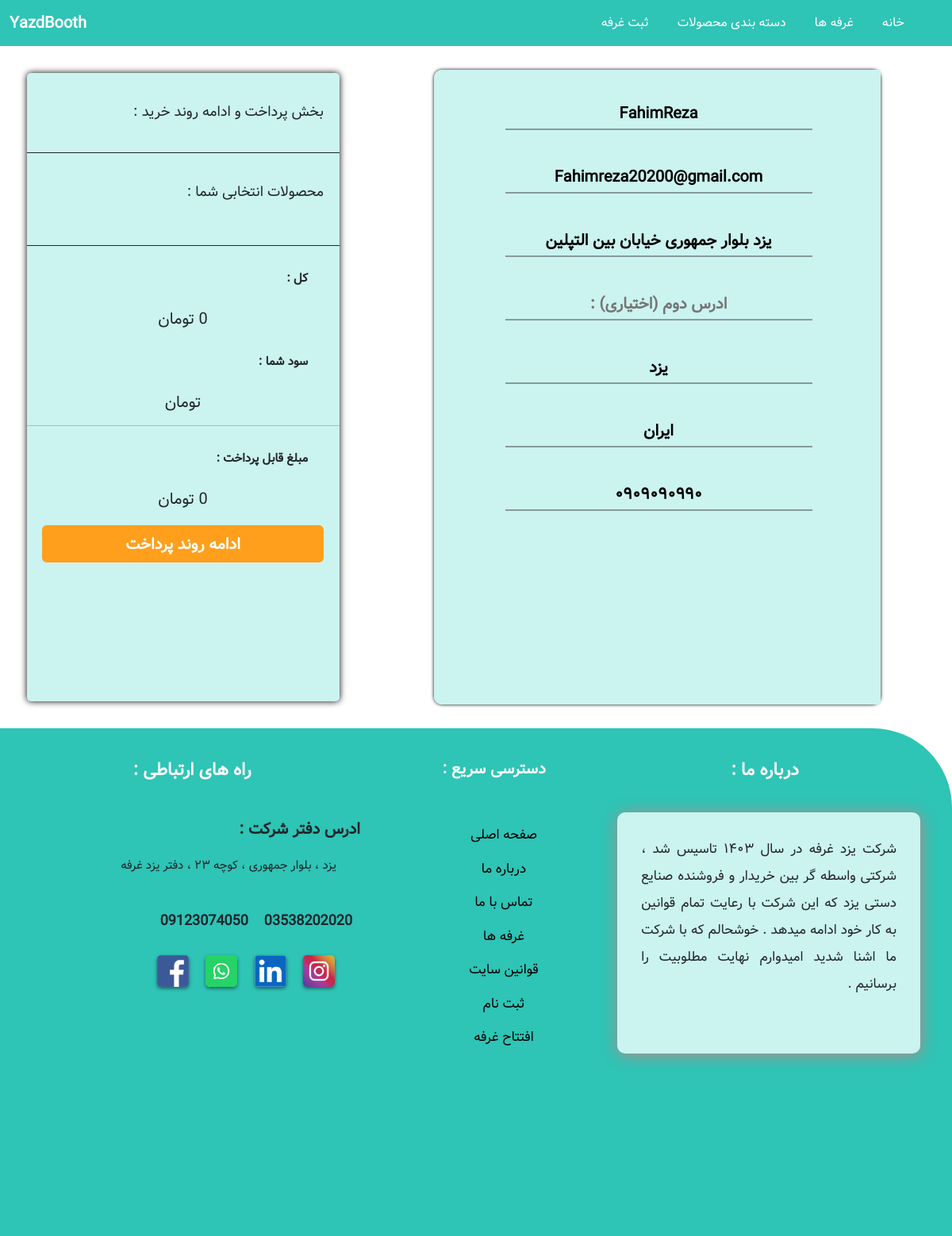
Page /Payment/checkout/ (signed in) on the committed database.
### Payment/models.py (models this page shows, shortened)
class ShippingAddress(models.Model):
    user = models.ForeignKey(User, on_delete=models.CASCADE)
    shipping_full_name = models.CharField(max_length=100)
    shipping_email = models.CharField(max_length=255)
    shipping_address1 = models.CharField(max_length=255)
    shipping_address2 = models.CharField(max_length=255 , null=True , blank=True)
    shipping_city = models.CharField(max_length=255)
    shipping_country = models.CharField(max_length=255)
    shipping_state = models.CharField(max_length=255 , null=True , blank=True)
    shipping_zipcode = models.CharField(max_length=255 , null=True , blank=True)
    class Mata:
        verbose_name_plural = 'Shipping Address bos'

### Payment/views.py (the view)
# urls.py: path('checkout/', views.CheckOut_Order, name='CheckOut_Order'),
def CheckOut_Order(request):
    cart = Cart(request)
    product = cart.get_prods
    quants = cart.get_quants
    total = cart.get_total
    if request.user.is_authenticated:
        current_user=ShippingAddress.objects.get(user_id=request.user.id)
        shipping_form = ShippingForm(request.POST or None , instance=current_user)
        return render(request=request,template_name='Checkout_Order.html' ,context={'products':product , 'quants':quants , 'total':total , 'shipping_form':shipping_form})
    else:
        shipping_form = ShippingForm(request.POST or None)
        return render(request=request,template_name='Checkout_Order.html' ,context={'products':product , 'quants':quants , 'total':total , 'shipping_form':shipping_form})

### Cart/cart.py (called while the page is built, shortened)
    def get_prods(self):
        product_ids = self.cart.keys()
        product = Product.objects.filter(id__in=product_ids).all()
        return product

    def get_total(self):
        product_ids = self.cart.keys()
        products = Product.objects.filter(id__in=product_ids).all()
        quants = self.cart
        total = 0
        return total

### Cart/context_processors.py (called while the page is built)
def cart(request):
    return {'cart': Cart(request)}

### Payment/templates/Checkout_Order.html (shortened to what this page needs)
{% extends 'base.html' %}
{% load static %}
{% load humanize %}
{% block content %}
<div class="Shipping-Cart">
            <div class="Register" style="height: 50rem; width: 50%;margin-right: 5rem">
            <div class="Register-left" style="width: 100%;">
                <div class="inputs" style="height: auto; margin: 1rem auto;" >
                    {% for item in shipping_form %}
                        {{ item }}
                    {% endfor %}
                </div>
            </div>
    </div>
        <div class="SideBar" style="float: left;">
            <h2>بخش پرداخت و ادامه روند خرید :</h2>
            <hr style="opacity: 1;"/>
            <h2>محصولات انتخابی شما :</h2>
            <hr style="opacity: 1;"/>
            <h4> کل‌ :</h4>
                <h5><span class="total">{{ total|intcomma }}</span> تومان</h5>
            <h4>سود شما :</h4><h5> تومان</h5>
            <hr/>
            <h4>مبلغ قابل پرداخت :</h4><h5><span class="Col-Pardakht"></span> تومان</h5>
            <a href="{% url 'CheckOut_Order' %}" class="btn btn-dark">ادامه روند پرداخت</a>
        </div>
    </div>
{% endblock %}

### static/css/style.css (style rules this page uses)
* { margin: 0; padding: 0; box-sizing: border-box; font-family: 'vazir' , sans-serif; }
.Register { width: 80%; height: 40rem; background-color:#ffffff; margin: 20px 6rem; box-shadow: 0px 0px 4px black; border-radius: 10px; }
.Register-left { float: left; background-color: #cbf3f0; width: 60%; height: 100%; border-radius: 10px 0 0px 10px; }
.Register-left .inputs { width: 80%; margin: 5px 3.5rem 5rem 0; padding: 10px; height: 30rem; }
.Register-left .inputs input { width: 90%; height: 40px; margin: 10px 20px 30px 0; font-size: 20px; outline: none; background: none; border: none; border-bottom: 2px #1108085e solid; font-weight: bold; text-align: center; }
.Shipping-Cart { width: 100%; height: auto; padding: 10px; display: flex; }
.SideBar { width: 35%; background-color: #CBF3F0; height: auto; margin: 1% 2%; border-radius: 5px; box-shadow: 0px 0px 8px black; padding-bottom: 1rem; }
.SideBar h2 { font-size: 25px; font-weight: 500; margin: 3% 3%; }
.SideBar h4 { font-size: 25px; font-weight: 600; margin: 5% 10%; }
.SideBar a { width: 90%; height: 6%; margin: 5% 5%; background-color: #FF9F1C; color: #ffffff; border: none; font-size: 20px; font-weight: bold; padding-top: 10px; }
.SideBar h5 { text-align: center; font-size: 20px; font-weight: 500; margin: 0 auto; }

### static/css/responsive.css (style rules this page uses)
@media only screen and (max-width:1800px) { .SideBar { margin: 0% 2%; margin: 2.5% 2%; } }
@media only screen and (max-width:1800px) { .SideBar h2 { font-size: 13px; font-weight: 500; margin: 10% 5%; } }
@media only screen and (max-width:1800px) { .SideBar h4 { font-size: 15px; font-weight: 600; margin: 20% 10%; } }
@media only screen and (min-width:1024px) { .SideBar h2 { font-size: 18px; } }
@media only screen and (min-width:1024px) { .SideBar h4 { margin: 8% 10%; } }
@media only screen and (min-width:1024px) { .SideBar { margin: 2% 2%; } }

### rows in the picture
ShippingAddress: shipping_form "FahimReza" "Fahimreza20200@gmail.com" "یزد بلوار جمهوری خیابان بین التپلین" "یزد" "ایران" "۰۹۰۹۰۹۰۹۹۰"

### other values in the picture
{{ total|intcomma }} "0"
